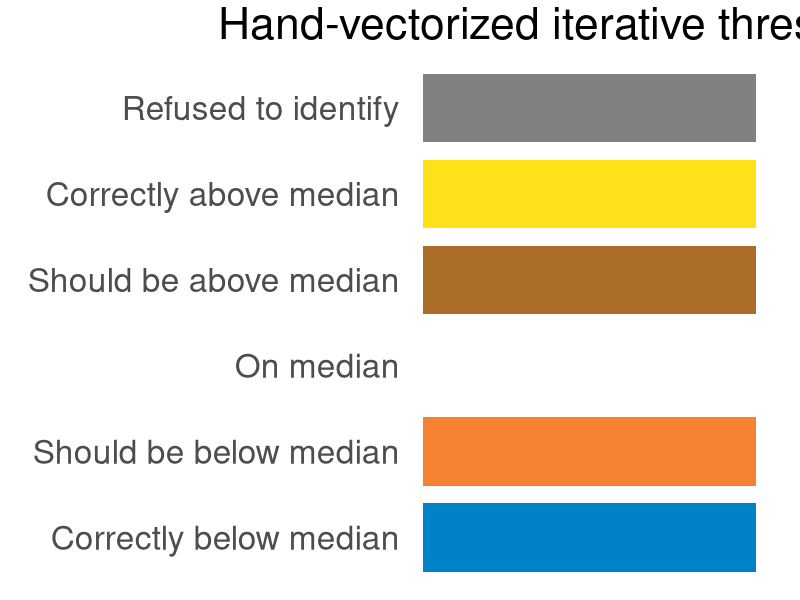

R code for this plot: (Note: this script raises an error after producing the figure.)
library(ggplot2)
library(patchwork)
library(pixmap)
library(grid)
library(gridExtra)

# Function to read and prepare an image for plotting
prepare.image <- \(path, rotate = TRUE) {
  img <- read.pnm(path)
  img.array <- array(
    c(img@red, img@green, img@blue),
    dim = c(img@size[1], img@size[2], 3)
  )
  if (!rotate) {
    return(img.array)
  }
  rotated <- array(
    dim = c(img@size[2], img@size[1], 3)  # swap dimensions
  )
  for (i in 1:3) {
    rotated[,,i] <- t(apply(img.array[,,i], 2, rev))
  }
  return(rotated)
}

    
# Create a legend data frame
legend.data <- data.frame(
  color = c(
    rgb(0/255, 130/255, 200/255),   # BLUE
    rgb(245/255, 130/255, 48/255),  # ORANGE
    rgb(255/255, 255/255, 255/255),  # WHITE
    rgb(170/255, 110/255, 40/255),  # BROWN
    rgb(255/255, 225/255, 25/255),  # YELLOW
    rgb(128/255, 128/255, 128/255)# GRAY
  ),
  description = factor(
    c(
      "Correctly below median",
      "Should be below median",
      "On median",
      "Should be above median",
      "Correctly above median",
      "Refused to identify"
    ),
    levels = c(
      "Correctly below median",
      "Should be below median",
      "On median",
      "Should be above median",
      "Correctly above median",
      "Refused to identify"
    )
  )
)
get.legend <- ggplot(legend.data, aes(y = description, fill = color)) +
  geom_tile(aes(x = 1), width = 2, height = 0.8) +  # Make tiles wider and shorter
  scale_fill_identity() +
  theme_minimal() +
  theme(
    axis.title = element_blank(),
    axis.text.x = element_blank(),
    axis.text.y = element_text(size = 24),
    axis.ticks = element_blank(),
    panel.grid = element_blank(),
    plot.margin = margin(5, 20, 5, 20),
    plot.title = element_text(size = 32, hjust = 0.5)
  ) +
  labs(title = "Hand-vectorized iterative thresholding")


# Create a plot for a single image
plot.iteration <- \(img.array, title = NULL, marginxy = 0.2) {
  df <- expand.grid(
    x = seq_len(dim(img.array)[2]),
    y = seq_len(dim(img.array)[1])
  )
  df$r <- as.vector(img.array[,,1])
  df$g <- as.vector(img.array[,,2])
  df$b <- as.vector(img.array[,,3])
  df$col <- rgb(df$r, df$g, df$b)
  
  p <- ggplot(df, aes(x = x, y = y)) +
    geom_raster(aes(fill = col)) +
    scale_fill_identity() +
    coord_fixed() +
    theme_void()
  
  if (!is.null(title)) {
    p <- p + labs(title = title) +
      theme(
        plot.title = element_text(hjust = 0.5, size = 32),
        plot.margin = unit(c(0.2, marginxy, 0.2, marginxy), "cm")
      )
  }
  return(p)
}

compression.input <- plot.iteration(prepare.image("compress/avx2/input.ppm"), title = "Input Image (512x512 Luma)")
compression.output <- plot.iteration(prepare.image("compress/avx2/output.ppm"), title = "Tent Filter Compression Using Vectorized FMA Lookup Tables (128x128 Luma)")

# Create input and output plots
quantize.input <- plot.iteration(prepare.image("quantize/avx2/input.ppm"), title = expression(Hand-vectorized ~ DCTII ~ (D %*% A %*% D^t)))
quantize.output <- plot.iteration(prepare.image("quantize/avx2/output.ppm"), title = "Bit-Packed Hash Output")

# Create iteration plots
iter_plots <- list()
for (i in 0:7) {
  img <- prepare.image(sprintf("quantize/avx2/iter_%d.ppm", i))
  iter_plots[[i + 1]] <- plot.iteration(img, sprintf("Iteration %d", i), marginxy = 1.5)
}

print(iter_plots)

# Modified layout to include legend at the bottom
layout <- "
AAAAAA
AAAAAA
AAAAAA
AAAAAA
BBBBBB
BBBBBB
CCCCCC
CCCCCC
EEDDDD
EEDDDD
FFFFFF
FFFFFF
"

final <- wrap_plots(
  A = compression.input,
  B = compression.output,
  C = quantize.input,
  D = wrap_plots(iter_plots, ncol = 4),
  E = get.legend,
  F = quantize.output,
  design = layout
) +
  plot_annotation(
    title = "Yume-PDQ Pipeline Overview",
    theme = theme(
      plot.title = element_text(hjust = 0.5, size = 32, face = "bold"),
      plot.subtitle = element_text(hjust = 0.5, size = 32),
    )
  )

# Adjust dimensions to accommodate legend
ggsave("../pipeline_overview.png", final, 
       width = 24, height = 22, dpi = 300)
